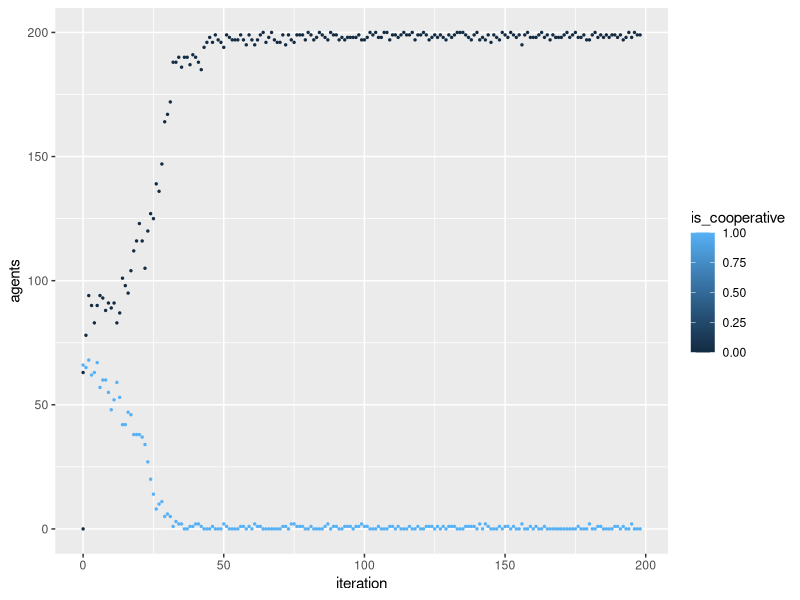

Write the R code that produced this figure.
data <- read.csv("data.csv")

library(ggplot2)

# Full cooperative agents vs full non-cooperative
temp <- data.frame(iteration=numeric(0), agents= numeric(0), is_cooperative= numeric(0))
for (i in data$iteration){
  temp[i*2, ] <- c(data[i, ]$iteration, data[i, ]$fullcoop_agents, 1)
  temp[i*2+1, ] <- c(data[i, ]$iteration, data[i, ]$fulldefector_agents, 0)
}

ggplot(temp, aes(iteration, agents)) +
  geom_point(size = 0.5, aes(color=is_cooperative))
